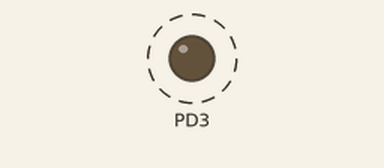
A program run on a simulated ATmega328P, built with avr-gcc and emulated at 16 MHz. On the bench: output pins drawn as LEDs (lit = HIGH). Dashed ring = blinking.

Above: at 0.05 s.
Timing chart, 0 to 3.0 s (numbered marks = the images above):
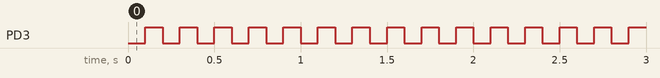

Measured:
- by itself, PD3: alternates HIGH for 0.10 s and LOW for 0.10 s

The program:

main.c
```c
/*
 * P2_exercice1.c
 *
 * Created: 16/02/2026 10:31:36
 * Author : DCE
 */

#define F_CPU 16000000UL
// Define CPU frequency as 16 MHz
#include <avr/io.h>
#include <util/delay.h>
#include "SETUP.h"
int main(void) {
	// --------------------------- SETUP ----------------------------
	//---------------------------------------
	// 1. Set pin 5 in port  B  as output pin
	//---------------------------------------
	DDRD |=(1<<DDD3);
	//----------------------------- LOOP ------------------- --------
	while (1) {
		//--------------------------------------------
		// 1.- LED OFF by clearing the pin 5 in port B
		//--------------------------------------------
		PORTD &=~(1<<PORTD3);
		//---------------------------------------
		// 2.- Delay of Nm  milli-seconds
		//---------------------------------------
		_delay_ms(BLINK_TIME);
		//------------------------------------------------
		// 3.- LED ON by setting the pin 5 in port B
		//------------------------------------------------
		PORTD |=(1<<PORTD3);
		//---------------------------------------
		// 4.- Delay of N milli-seconds
		//---------------------------------------
		_delay_ms(BLINK_TIME);
		//---------------------------------------
	}
}
```

SETUP.h
```c
/*
 * SETUP.h
 *
 * Created: 16/02/2026 11:01:22
 *  Author: DCE
 */


#ifndef SETUP_H_
#define SETUP_H_

//Time in ms the LED stays ON or OFF
#define BLINK_TIME 100


#endif /* SETUP_H_ */
```
